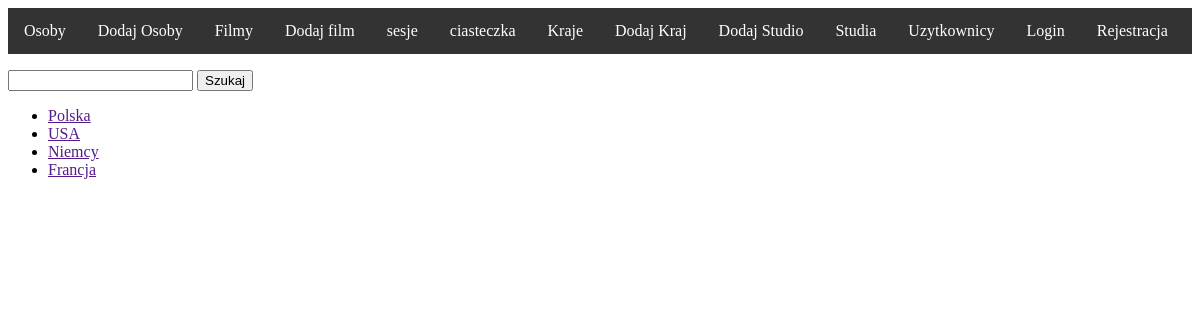
/country/, run on the app's committed database.
### filmweb/models.py (models this page shows)
class Country(models.Model):
    name = models.CharField(max_length=30)
    def __str__(self):
        return self.name

### filmweb/views.py (the view)
# urls.py: path('country/', views.CountryView.as_view(), name='country_list'),
class CountryView(View):
    def get(self, request):
        return render(request, 'show_objects.html', {'object_list': Country.objects.all()})

### templates/show_objects.html
{% extends 'base.html' %}
{% block content %}
    <p>
    <form>
        <input type="text" name="data">
        <input type="submit" value="Szukaj">
    </form>
    </p>
<ul>
    {% for obj in object_list %}
        <li><a href="{{ obj.get_detail_url }}"> {{ obj }}</a></li>
    {% endfor %}
</ul>
{% endblock %}

### data on the page
Country: name "Polska"
Country: name "USA"
Country: name "Niemcy"
Country: name "Francja"
